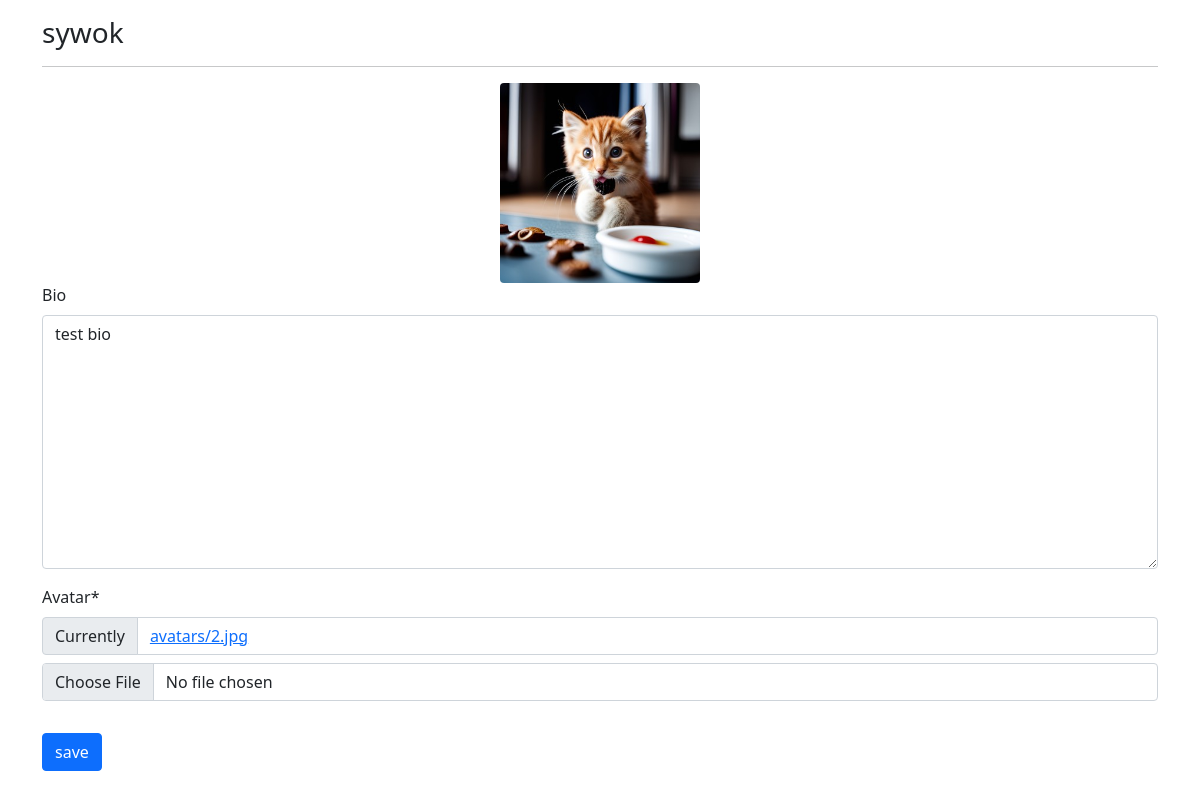
Before: /profiles/my/ (signed in) with the older database file.
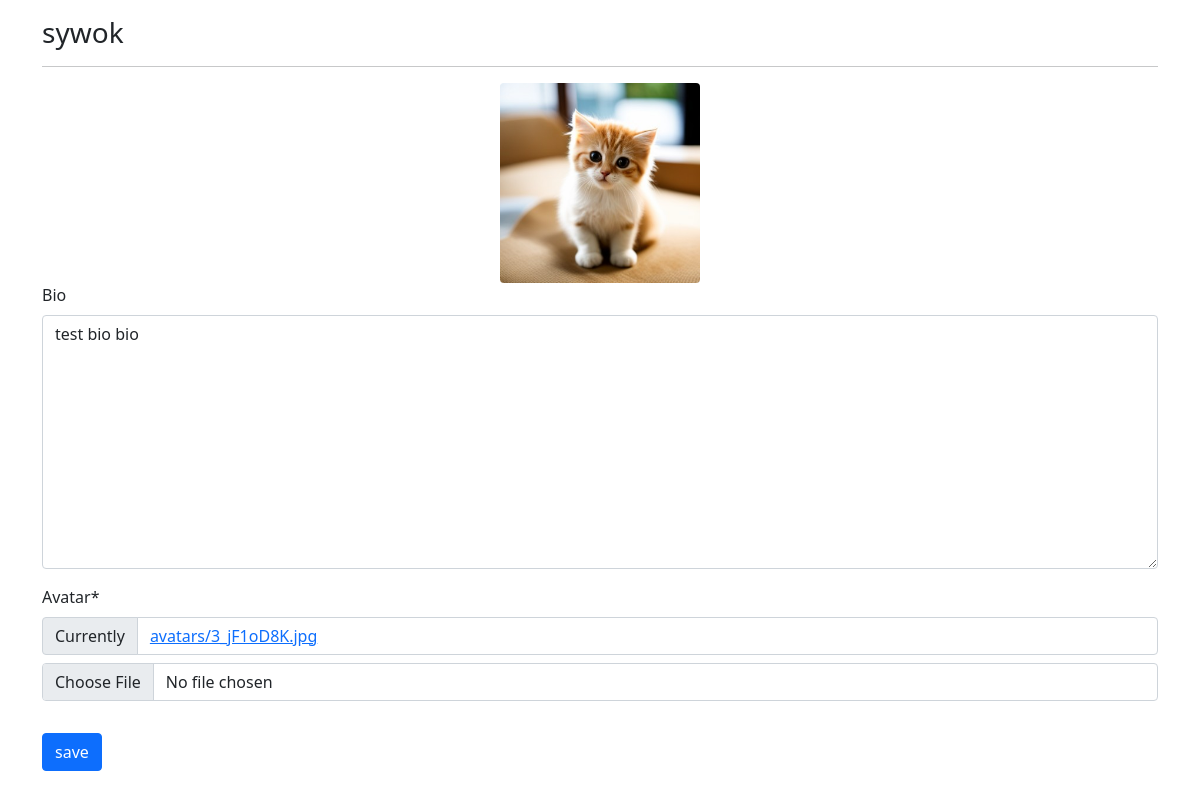
After: the same page with the newer database file.
### profiles/models.py (models this page shows, shortened)
class Profile(models.Model):
    user = models.OneToOneField(User, on_delete=models.CASCADE)
    bio = models.TextField(blank=True)
    avatar = models.ImageField(default='avatar.png', upload_to='avatars')
    updated = models.DateTimeField(auto_now=True)
    created = models.DateTimeField(auto_now_add=True)

### profiles/views.py (the view, shortened to what this page needs)
# urls.py: path('my/', my_profile_view, name='my-profile'),
@ login_required
def my_profile_view(request):
    obj = Profile.objects.get(user=request.user)
    form = ProfileForm(request.POST or None,
                       request.FILES or None, instance=obj)
    context = {
        'obj': obj,
        'form': form,
    }
    return render(request, 'profiles/main.html', context)

### profiles/forms.py
class ProfileForm(forms.ModelForm):
    class Meta:
        model = Profile
        fields = ('bio', 'avatar',)

### profiles/templates/profiles/main.html (shortened to what this page needs)
{% extends "base.html" %}
{% load static %}
{% load crispy_forms_tags %}
{% block content %}
    <h3>{{obj.user}}</h3>
    <hr>
    <div class="text-center" id="avatar-box">
        <img src="{{obj.avatar.url}}" class="rounded" height="200px" width="auto"  alt="{{obj.user.username}}">
    </div>
    <form id="profile-form">
        {{form|crispy}}
        <button type="submit" class="btn btn-primary mt-3">save</button>
    </form>
{% endblock content %}

Changed rows visible on the page:
changed Profile "sywok": avatar: a different picture; bio "test bio" → "test bio bio"
Other visible differences:
text no longer shown: "Bio Avatar * Currently avatars/2.jpg"
text now shown: "Bio Avatar * Currently avatars/3_jF1oD8K.jpg"
